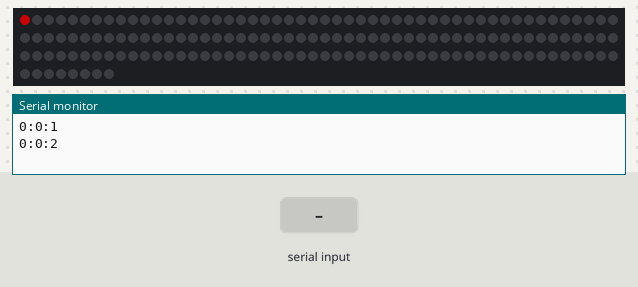
A sketch run on a simulated Arduino Uno, built with avr-gcc and run on an emulated ATmega328P. Parts: 158 RGB LEDs in strip order, left to right, continuing on the next row, the last lines printed to the serial monitor. The test bench sets the inputs (shaded band). Dim RGB values are drawn brighter than linear.

Above: at 1.2 s.
1.3 s: "b" received over Serial
3.8 s: "b90\n" received over Serial
5.9 s: "30,150,10\n" received over Serial
At 12.57 s:
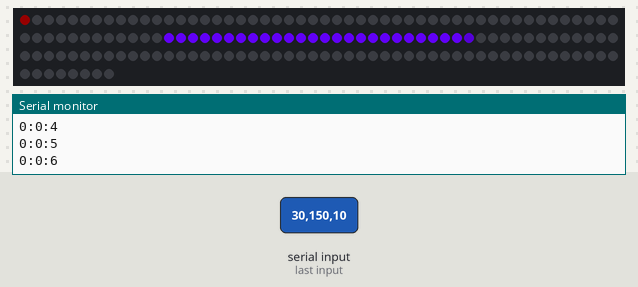
At 15.81 s:
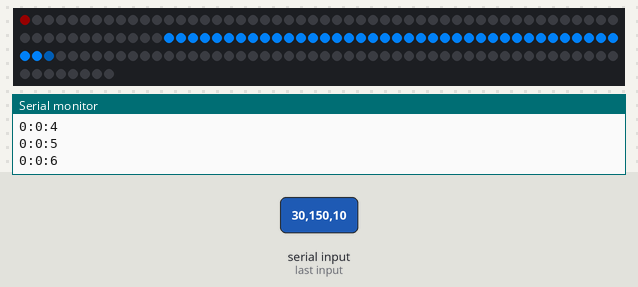

The sketch:

CircleClock.ino
```cpp
#include <LPD8806.h>
#include <SPI.h>
#include "color.h"

#define DEBUG (false)

const byte
  // Physical aspects of the clock
  stripLength = 158,
  minuteBegin = 0,
  minuteDots = 60,
  hourBegin = 62,
  hourDots = 96,
  initialBrightness = 100,
  // Gong timing, ring delay and relative brightness levels
  gongFrameTime = 20,
  gongHourFrameDelay = 5,
  gongLevel[] = {1, 2, 3, 4, 5, 6, 7, 8, 9, 10, 11, 12, 13, 15, 17, 19, 23, 28, 34, 40, 48, 58, 70, 84, 100,
                 84, 70, 55, 48, 40, 34, 28, 23, 19, 17, 15, 13, 12, 11, 10, 9, 8, 7, 6, 5, 4, 3, 2, 1, 1},
  gongLevels = sizeof(gongLevel),
  // Relative distribution of time parts
  ticksPerMinute = 60,
  minutesPerHour = 60,
  hoursPerCircle = 12,
  intervalUpdate = 20;
const char
  // Speed and stepsize for clock adjustments
  adjustmentStepDelay = 5,
  adjustmentStepSize = 5;
const int
  intervalTick = 1000,
  ticksPerHour = ticksPerMinute * minutesPerHour,
  ticksPerMinuteDot = ticksPerHour / minuteDots;
const long
  ticksPerCircle = (long) ticksPerHour * hoursPerCircle,
  ticksPerHourDot = ticksPerCircle / hourDots;
bool
  secondHandRising = true;
byte
  brightness = initialBrightness,
  secondHandBrightness = 0;
int
  ticksPastHour = 0;
long
  ticksPastCircle = 0,
  unixTime = 0;
rgbdata_t minuteRingColor;

LPD8806 strip = LPD8806(stripLength);

void setup() {
  strip.begin();
  Serial.begin(9600);
  #if DEBUG
    Serial.println("[circleclock_animation]");
    Serial.print("ticksPerMinute: ");
    Serial.println(ticksPerMinute);
    Serial.print("minutesPerHour: ");
    Serial.println(minutesPerHour);
    Serial.print("ticksPerHour: ");
    Serial.println(ticksPerHour);
    Serial.print("hoursPerCircle: ");
    Serial.println(hoursPerCircle);
    Serial.print("ticksPerCircle: ");
    Serial.println(ticksPerCircle);
    Serial.print("gongLevels: ");
    Serial.println(gongLevels);
  #endif
}

void loop() {
  static long
    nextTick = 0,
    nextUpdate = 0;
  long currentMillis = millis();
  if (Serial.available())
    processSerialInput();
  if (currentMillis >= nextTick) {
    // One second passed, set timer for next
    nextTick = currentMillis + intervalTick;
    eachTick();
  }
  if (currentMillis >= nextUpdate) {
    nextUpdate = currentMillis + intervalUpdate;
    eachUpdate();
  }
}

void eachUpdate(void) {
  // Updates the color and brightness of the seconds and minute ring
  displayMinutes(minuteRingColor);
  displayMinuteHandBlink(minuteRingColor);
  strip.show();
}

void eachTick(void) {
  // Updates that are run each second.
  // Increments tracked time and offsets, updates hour hand color and position
  ++unixTime;
  ticksPastHour = unixTime % ticksPerHour;
  ticksPastCircle = unixTime % ticksPerCircle;
  minuteRingColor = minuteColor();
  printTimeSerial();
  if (ticksPastHour % ticksPerMinute == 0)
    eachMinute();
  displayHours(hourColor());
}

void eachMinute(void) {
  // After each minute, resets the blinking hand brightness and direction.
  secondHandBrightness = 0;
  secondHandRising = true;
  if (ticksPastHour == 0)
    eachHour();
}

void eachHour(void) {
  // Each hour, gong the number of hours that have passed and synchronize the time.
  hourGong(ticksPastCircle / ticksPerHour);
}

void printTimeSerial(void) {
  Serial.print(ticksPastCircle / ticksPerHour);
  Serial.print(":");
  Serial.print(ticksPastHour / ticksPerMinute);
  Serial.print(":");
  Serial.println(ticksPastHour % ticksPerMinute);
}

void processSerialInput(void) {
  switch (Serial.peek()) {
    case 10: // Newline
      Serial.read();
      break;
    case 'b':
      Serial.read();
      adjustBrightness(Serial.parseInt());
      break;
    case '+':
      Serial.read();
      adjustClock(Serial.parseInt());
      break;
    case '-':
      adjustClock(Serial.parseInt());
      break;
    default:
      setClock(Serial.parseInt());
  }
}

void adjustBrightness(char newBrightness) {
  brightness = newBrightness;
  #if DEBUG
    Serial.print("Brightness set to: ");
    Serial.println(brightness, DEC);
  #endif
}

void adjustClock(long difference) {
  char minuteDiff, hourDiff;
  int minuteHandShift, minuteSteps, hourSteps;
  long hourHandShift;
  unixTime += difference;
  minuteHandShift = difference % ticksPerHour;
  hourHandShift = difference % ticksPerCircle;
  if (ticksPastHour + minuteHandShift < 0)
    minuteHandShift += ticksPerHour;
  else if (ticksPastHour + minuteHandShift > ticksPerHour)
    minuteHandShift -= ticksPerHour;
  if (ticksPastCircle + hourHandShift < 0)
    hourHandShift += ticksPerCircle;
  else if (ticksPastCircle + hourHandShift > ticksPerCircle)
    hourHandShift -= ticksPerCircle;
  minuteDiff = adjustmentStepSize * (minuteHandShift < 0 ? -1 : 1);
  hourDiff = adjustmentStepSize * hoursPerCircle * (hourHandShift < 0 ? -1 : 1);
  minuteSteps = minuteHandShift / minuteDiff;
  hourSteps = hourHandShift / hourDiff;
  while (minuteSteps || hourSteps) {
    if (minuteSteps) {
      --minuteSteps;
      ticksPastHour += minuteDiff;
      displayMinutes(minuteColor());
    }
    if (hourSteps) {
      --hourSteps;
      ticksPastCircle += hourDiff;
      displayHours(hourColor());
    }
    strip.show();
    delay(adjustmentStepDelay);
  }
  minuteRingColor = minuteColor();
}

void setClock(unsigned long time) {
  adjustClock(time - unixTime);
}

void displayHours(rgbdata_t color) {
  byte handDot = hourBegin + ticksPastCircle / ticksPerHourDot;
  for (byte pos = hourBegin; pos < hourBegin + hourDots; ++pos) {
    if (pos < handDot) {
      lpdColor(pos, color);
    } else {
      // Cannot leave this out, walking the hands backwards leaves low brightness dots behind.
      // Also, the hour gong does not have a black in there to avoid hard flickering.
      lpdColor(pos);
    }
  }
  byte relativeBrightness = (
      100 * (ticksPastCircle % ticksPerHourDot) / ticksPerHourDot);
  lpdColor(handDot, attenuateColor(color, relativeBrightness));
}

void displayMinutes(rgbdata_t color) {
  byte handDot = minuteBegin + ticksPastHour / ticksPerMinuteDot;
  for (byte pos = minuteBegin; pos < minuteBegin + minuteDots; ++pos) {
    if (pos < handDot) {
      lpdColor(pos, color);
    } else {
      lpdColor(pos);
    }
  }
  byte relativeBrightness = (
      100 * (ticksPastHour % ticksPerMinuteDot) / ticksPerMinuteDot);
  lpdColor(handDot, attenuateColor(color, relativeBrightness));

}

void displayMinuteHandBlink(rgbdata_t color) {
  const byte handSteps = intervalTick / intervalUpdate / 2;
  byte handDot, relativeBrightness;
  handDot = ticksPastHour / ticksPerMinuteDot + minuteBegin;
  if (ticksPastHour % ticksPerMinuteDot == (ticksPerMinuteDot - 1)) {
    secondHandBrightness = min(++secondHandBrightness, handSteps);
  } else if (secondHandRising) {
    if (++secondHandBrightness == handSteps)
      secondHandRising = false;
  } else {
    if (!--secondHandBrightness)
      secondHandRising = true;
  }
  relativeBrightness = 100 * secondHandBrightness / handSteps;
  lpdColor(handDot, attenuateColor(color, relativeBrightness));
}

void hourGong(byte strikes) {
  unsigned int
    frames,
    intensity,
    strike;
  rgbdata_t
    color,
    mColor,
    ringColor;
  if (strikes == 0)
    strikes = hoursPerCircle;
  color = hourColor();
  mColor = minuteColor();
  for (byte fadeStep = 7; fadeStep-- > 0;) {
    for (byte pos = minuteDots; pos-- > 0;)
      lpdColor(minuteBegin + pos, mColor);
    strip.show();
    delay(gongFrameTime);
    mColor.r >>= 1;
    mColor.g >>= 1;
    mColor.b >>= 1;
  }
  frames = strikes * gongLevels + gongHourFrameDelay;
  boolean
    firstGoingUp = true,
    lastGoingDown = false;
  for (unsigned int frame = 0; frame < frames; ++frame) {
    strike = frame / gongLevels + 1;
    // Gong on minutes ring
    if (strike <= strikes) {
      intensity = gongLevel[frame % gongLevels];
      ringColor = attenuateColor(color, intensity);
      for (byte pos = minuteDots; pos-- > 0;)
        lpdColor(minuteBegin + pos, ringColor);
    }
    // Gong on hours ring, slightly delayed
    if (frame >= gongHourFrameDelay) {
      intensity = gongLevel[(frame - gongHourFrameDelay) % gongLevels];
      ringColor = attenuateColor(color, intensity);
      if (firstGoingUp) {
        for (byte pos = ticksPastCircle / ticksPerHourDot; pos < hourDots; ++pos) {
          lpdColor(hourBegin + pos, ringColor);
        }
        if (intensity == 100)
          firstGoingUp = false;
      } else if (lastGoingDown) {
        for (byte pos = ticksPastCircle / ticksPerHourDot; pos < hourDots; ++pos) {
          lpdColor(hourBegin + pos, ringColor);
        }
      } else {
        for (byte pos = hourDots; pos-- > 0;)
          lpdColor(hourBegin + pos, ringColor);
        if (strike == strikes && intensity == 100)
          lastGoingDown = true;
      }
    }
    // Make visible and pause between frames
    strip.show();
    delay(gongFrameTime);
  }
}

rgbdata_t hourColor() {
  // Returns the color for the hour ring (global brightness is applied)
  return attenuateColor(colorWheel(ticksPastCircle, ticksPerCircle), brightness);
}

rgbdata_t minuteColor() {
  // Returns the color for the minute ring (global brightness is applied)
  return attenuateColor(colorWheel(ticksPastHour, ticksPerHour), brightness);
}

rgbdata_t attenuateColor(rgbdata_t color, byte brightness) {
  // Changes the brightness for a particular color, each channel linearly
  color.r = color.r * brightness / 100;
  color.g = color.g * brightness / 100;
  color.b = color.b * brightness / 100;
  return color;
}

rgbdata_t colorWheel(unsigned long position, unsigned long scale) {
  // Returns a color out of 768 possible angle fractions of a color wheel
  unsigned int angle = position * 768 / scale % 768;
  byte r, g, b;
  switch (angle / 128) {
    case 0:  // Green up
      r = 127;
      g = angle % 128;
      b = 0;
      break;
    case 1:  // Red down
      r = 127 - angle % 128;
      g = 127;
      b = 0;
      break;
    case 2:  // Blue up
      r = 0;
      g = 127;
      b = angle % 128;
      break;
    case 3: // Green down
      r = 0;
      g = 127 - angle % 128;
      b = 127;
      break;
    case 4:  // Red up
      r = angle % 128;
      g = 0;
      b = 127;
      break;
    case 5:  // Blue down
      r = 127;
      g = 0;
      b = 127 - angle % 128;
      break;
  }
  return rgbdata_t {r, g, b};
}

void lpdColor(byte index, rgbdata_t color) {
  // Push RGB struct onto LPD8806 strip array.
  strip.setPixelColor(index, color.r, color.b, color.g);
}

void lpdColor(byte index) {
  // Blank the given pixel if we get no color data.
  strip.setPixelColor(index, 0);
}
```

color.h
```cpp
struct rgbdata_t {
  byte r;
  byte g;
  byte b;
};
```
